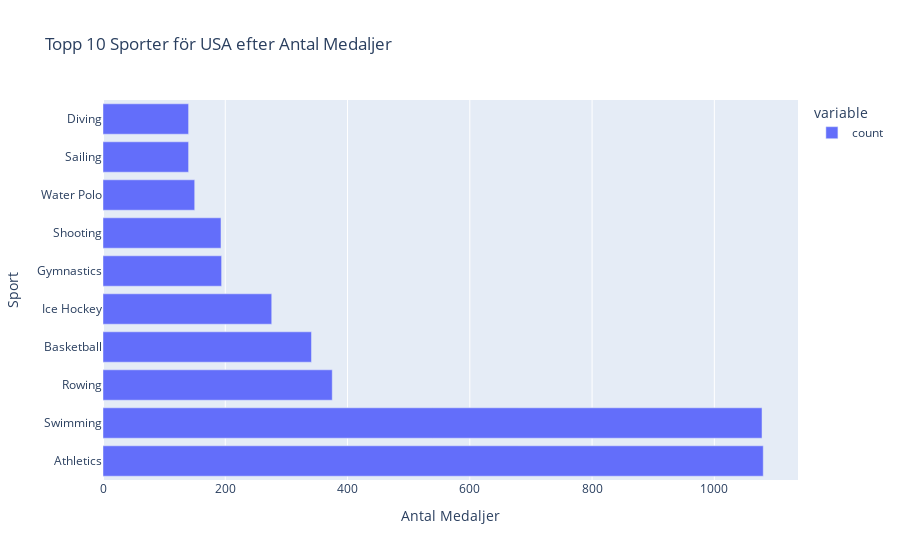

The cell this chart's notebook holds for it:
### Code cell
# Uppgift 1.1: Undersök därefter hur det gått för landet i OS genom tiderna

# Visusalisera de sporter landet fått flest medaljer i

# Räkna medaljer per sport
medal_counts = usa_athletes[usa_athletes['Medal'].notnull()]['Sport'].value_counts()

# Skapa interaktivt stapeldiagram
medal_count_fig = px.bar(medal_counts.head(10), orientation='h', 
labels={'value':'Antal Medaljer', 'index':'Sport'},
title='Topp 10 Sporter för USA efter Antal Medaljer')
medal_count_fig.show()

### Figure 1 — Plotly figure (JSON) as saved in the notebook; plotly's stock layout.template omitted (floating-point values rounded to 4 significant figures)
{"data": [{"alignmentgroup": "True", "hovertemplate": "variable=count<br>Antal Medaljer=%{x}<br>Sport=%{y}<extra></extra>", "legendgroup": "count", "marker": {"color": "#636efa", "pattern": {"shape": ""}}, "name": "count", "offsetgroup": "count", "orientation": "h", "showlegend": true, "textposition": "auto", "type": "bar", "x": [1080, 1078, 375, 341, 276, 194, 193, 150, 140, 140], "xaxis": "x", "y": ["Athletics", "Swimming", "Rowing", "Basketball", "Ice Hockey", "Gymnastics", "Shooting", "Water Polo", "Sailing", "Diving"], "yaxis": "y"}], "layout": {"barmode": "relative", "legend": {"title": {"text": "variable"}, "tracegroupgap": 0}, "title": {"text": "Topp 10 Sporter för USA efter Antal Medaljer"}, "xaxis": {"anchor": "y", "domain": [0, 1], "title": {"text": "Antal Medaljer"}}, "yaxis": {"anchor": "x", "domain": [0, 1], "title": {"text": "Sport"}}}}
